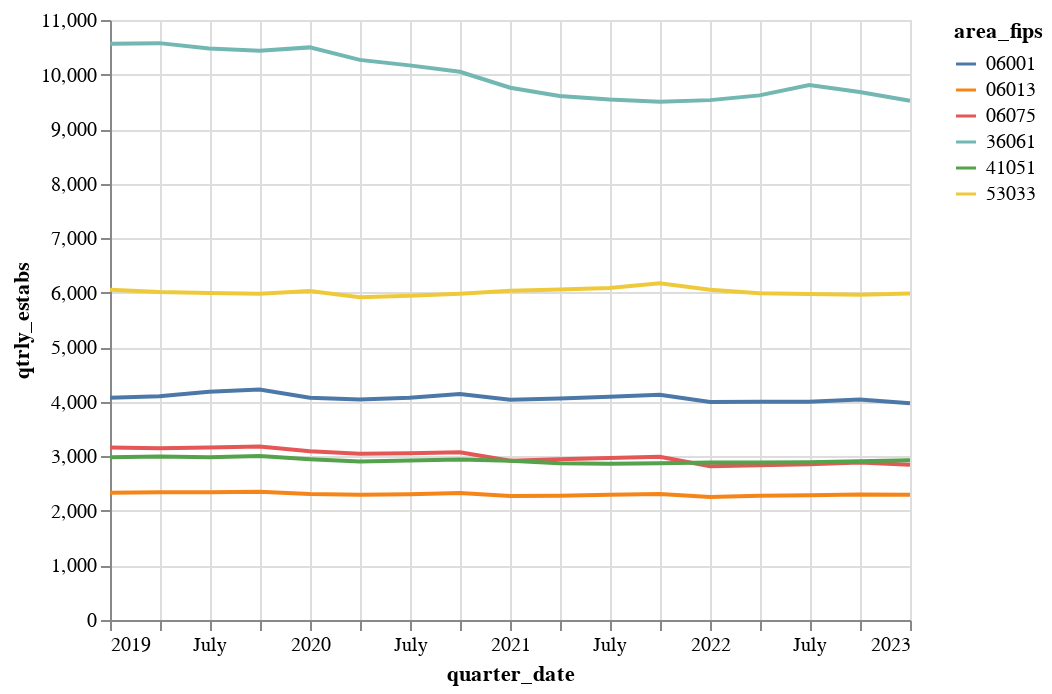

The code cell stored with this chart in its notebook:
### Code cell
# pct_change from q1 2019 will be more interesting
alt.Chart(df_slim[df_slim["area_fips"] != "US000"]).mark_line().encode(
    x=alt.X("quarter_date"), y=alt.Y("qtrly_estabs"), color="area_fips"
)
